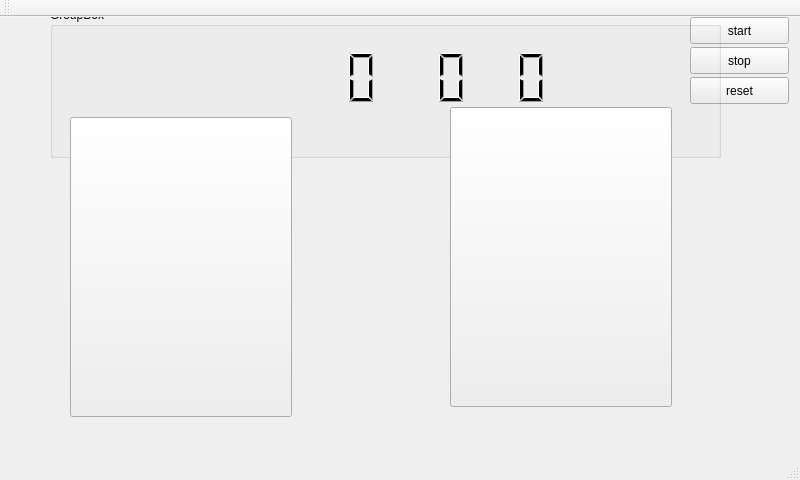
<?xml version="1.0" encoding="UTF-8"?>
<ui version="4.0">
 <class>scoreboard</class>
 <widget class="QMainWindow" name="scoreboard">
  <property name="geometry">
   <rect>
    <x>0</x>
    <y>0</y>
    <width>800</width>
    <height>480</height>
   </rect>
  </property>
  <property name="sizePolicy">
   <sizepolicy hsizetype="Expanding" vsizetype="Expanding">
    <horstretch>0</horstretch>
    <verstretch>0</verstretch>
   </sizepolicy>
  </property>
  <property name="cursor">
   <cursorShape>SplitVCursor</cursorShape>
  </property>
  <property name="windowTitle">
   <string>scoreboard</string>
  </property>
  <property name="autoFillBackground">
   <bool>false</bool>
  </property>
  <widget class="QWidget" name="centralWidget">
   <widget class="QPushButton" name="bt_Start">
    <property name="geometry">
     <rect>
      <x>690</x>
      <y>0</y>
      <width>99</width>
      <height>27</height>
     </rect>
    </property>
    <property name="text">
     <string>start</string>
    </property>
   </widget>
   <widget class="QPushButton" name="bt_Reset">
    <property name="geometry">
     <rect>
      <x>690</x>
      <y>60</y>
      <width>99</width>
      <height>27</height>
     </rect>
    </property>
    <property name="text">
     <string>reset</string>
    </property>
   </widget>
   <widget class="QPushButton" name="bt_Stop">
    <property name="geometry">
     <rect>
      <x>690</x>
      <y>30</y>
      <width>99</width>
      <height>27</height>
     </rect>
    </property>
    <property name="text">
     <string>stop</string>
    </property>
   </widget>
   <widget class="QGroupBox" name="groupBox">
    <property name="geometry">
     <rect>
      <x>50</x>
      <y>-10</y>
      <width>671</width>
      <height>151</height>
     </rect>
    </property>
    <property name="title">
     <string>GroupBox</string>
    </property>
    <widget class="QLCDNumber" name="lcdNumber_mSec">
     <property name="geometry">
      <rect>
       <x>350</x>
       <y>20</y>
       <width>150</width>
       <height>100</height>
      </rect>
     </property>
     <property name="sizePolicy">
      <sizepolicy hsizetype="Preferred" vsizetype="Preferred">
       <horstretch>0</horstretch>
       <verstretch>0</verstretch>
      </sizepolicy>
     </property>
     <property name="cursor">
      <cursorShape>BlankCursor</cursorShape>
     </property>
     <property name="frameShape">
      <enum>QFrame::NoFrame</enum>
     </property>
     <property name="smallDecimalPoint">
      <bool>false</bool>
     </property>
     <property name="segmentStyle">
      <enum>QLCDNumber::Filled</enum>
     </property>
    </widget>
    <widget class="QLCDNumber" name="lcdNumber_Sec">
     <property name="geometry">
      <rect>
       <x>270</x>
       <y>20</y>
       <width>150</width>
       <height>100</height>
      </rect>
     </property>
     <property name="sizePolicy">
      <sizepolicy hsizetype="Preferred" vsizetype="Preferred">
       <horstretch>0</horstretch>
       <verstretch>0</verstretch>
      </sizepolicy>
     </property>
     <property name="cursor">
      <cursorShape>BlankCursor</cursorShape>
     </property>
     <property name="frameShape">
      <enum>QFrame::NoFrame</enum>
     </property>
     <property name="smallDecimalPoint">
      <bool>false</bool>
     </property>
     <property name="segmentStyle">
      <enum>QLCDNumber::Filled</enum>
     </property>
    </widget>
    <widget class="QLCDNumber" name="lcdNumber_Min">
     <property name="geometry">
      <rect>
       <x>180</x>
       <y>20</y>
       <width>150</width>
       <height>100</height>
      </rect>
     </property>
     <property name="sizePolicy">
      <sizepolicy hsizetype="Preferred" vsizetype="Preferred">
       <horstretch>100</horstretch>
       <verstretch>100</verstretch>
      </sizepolicy>
     </property>
     <property name="cursor">
      <cursorShape>BlankCursor</cursorShape>
     </property>
     <property name="frameShape">
      <enum>QFrame::NoFrame</enum>
     </property>
     <property name="smallDecimalPoint">
      <bool>false</bool>
     </property>
     <property name="segmentStyle">
      <enum>QLCDNumber::Filled</enum>
     </property>
    </widget>
   </widget>
   <widget class="QPushButton" name="bt_Score_Left">
    <property name="geometry">
     <rect>
      <x>70</x>
      <y>100</y>
      <width>222</width>
      <height>300</height>
     </rect>
    </property>
    <property name="text">
     <string/>
    </property>
   </widget>
   <widget class="QPushButton" name="bt_Score_Right">
    <property name="geometry">
     <rect>
      <x>450</x>
      <y>90</y>
      <width>222</width>
      <height>300</height>
     </rect>
    </property>
    <property name="text">
     <string/>
    </property>
   </widget>
  </widget>
  <widget class="QMenuBar" name="menuBar">
   <property name="geometry">
    <rect>
     <x>0</x>
     <y>0</y>
     <width>800</width>
     <height>25</height>
    </rect>
   </property>
  </widget>
  <widget class="QToolBar" name="mainToolBar">
   <attribute name="toolBarArea">
    <enum>TopToolBarArea</enum>
   </attribute>
   <attribute name="toolBarBreak">
    <bool>false</bool>
   </attribute>
  </widget>
  <widget class="QStatusBar" name="statusBar"/>
 </widget>
 <layoutdefault spacing="6" margin="11"/>
 <resources/>
 <connections/>
</ui>
